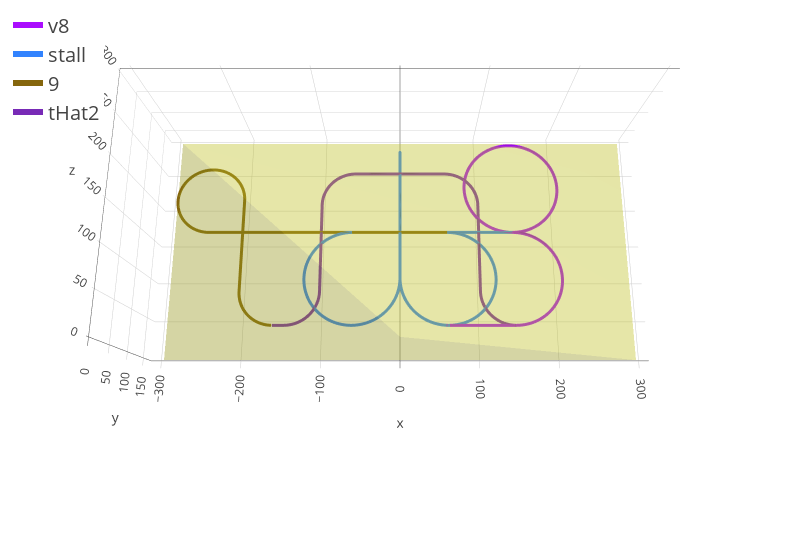

Notebook code cell kept with this figure:
### Code cell
from flightplotting.plots import plotdtw

fig = plotdtw(template, sched.manoeuvres[5:9])

fig.update_layout(width=800)
fig.add_traces(boxtrace())
fig.show()

### Figure 1 — Plotly figure (JSON) as saved in the notebook; plotly's stock layout.template omitted (floating-point values rounded to 4 significant figures; data arrays with more than 128 entries replaced by an {"elided": "..."} marker saying what was removed)
{"data": [{"facecolor": {"elided": "1324 str values"}, "i": {"elided": "1324 int values"}, "intensitymode": "cell", "j": {"elided": "1324 int values"}, "k": {"elided": "1324 int values"}, "name": "v8", "type": "mesh3d", "x": {"elided": "1326 float values"}, "y": {"elided": "1326 float values"}, "z": {"elided": "1326 float values"}}, {"line": {"color": "#AA0DFE", "width": 6}, "mode": "lines", "name": "v8", "type": "scatter3d", "x": {"elided": "663 float values"}, "y": {"elided": "663 float values"}, "z": {"elided": "663 float values"}}, {"facecolor": {"elided": "2386 str values"}, "i": {"elided": "2386 int values"}, "intensitymode": "cell", "j": {"elided": "2386 int values"}, "k": {"elided": "2386 int values"}, "name": "stall", "type": "mesh3d", "x": {"elided": "2388 float values"}, "y": {"elided": "2388 float values"}, "z": {"elided": "2388 float values"}}, {"line": {"color": "#3283FE", "width": 6}, "mode": "lines", "name": "stall", "type": "scatter3d", "x": {"elided": "1194 float values"}, "y": {"elided": "1194 float values"}, "z": {"elided": "1194 float values"}}, {"facecolor": {"elided": "1404 str values"}, "i": {"elided": "1404 int values"}, "intensitymode": "cell", "j": {"elided": "1404 int values"}, "k": {"elided": "1404 int values"}, "name": "9", "type": "mesh3d", "x": {"elided": "1406 float values"}, "y": {"elided": "1406 float values"}, "z": {"elided": "1406 float values"}}, {"line": {"color": "#85660D", "width": 6}, "mode": "lines", "name": "9", "type": "scatter3d", "x": {"elided": "703 float values"}, "y": {"elided": "703 float values"}, "z": {"elided": "703 float values"}}, {"facecolor": {"elided": "1246 str values"}, "i": {"elided": "1246 int values"}, "intensitymode": "cell", "j": {"elided": "1246 int values"}, "k": {"elided": "1246 int values"}, "name": "tHat2", "type": "mesh3d", "x": {"elided": "1248 float values"}, "y": {"elided": "1248 float values"}, "z": {"elided": "1248 float values"}}, {"line": {"color": "#782AB6", "width": 6}, "mode": "lines", "name": "tHat2", "type": "scatter3d", "x": {"elided": "624 float values"}, "y": {"elided": "624 float values"}, "z": {"elided": "624 float values"}}, {"i": [0, 0, 0, 0, 0], "j": [1, 2, 1, 3, 4], "k": [2, 3, 4, 6, 6], "opacity": 0.4, "type": "mesh3d", "x": [0, 294.4, 0, -294.4, 294.4, 0, -294.4], "y": [0, 170, 170, 170, 170, 170, 170], "z": [0, 0, 0, 0, 294.4, 294.4, 294.4]}], "layout": {"width": 800}}
